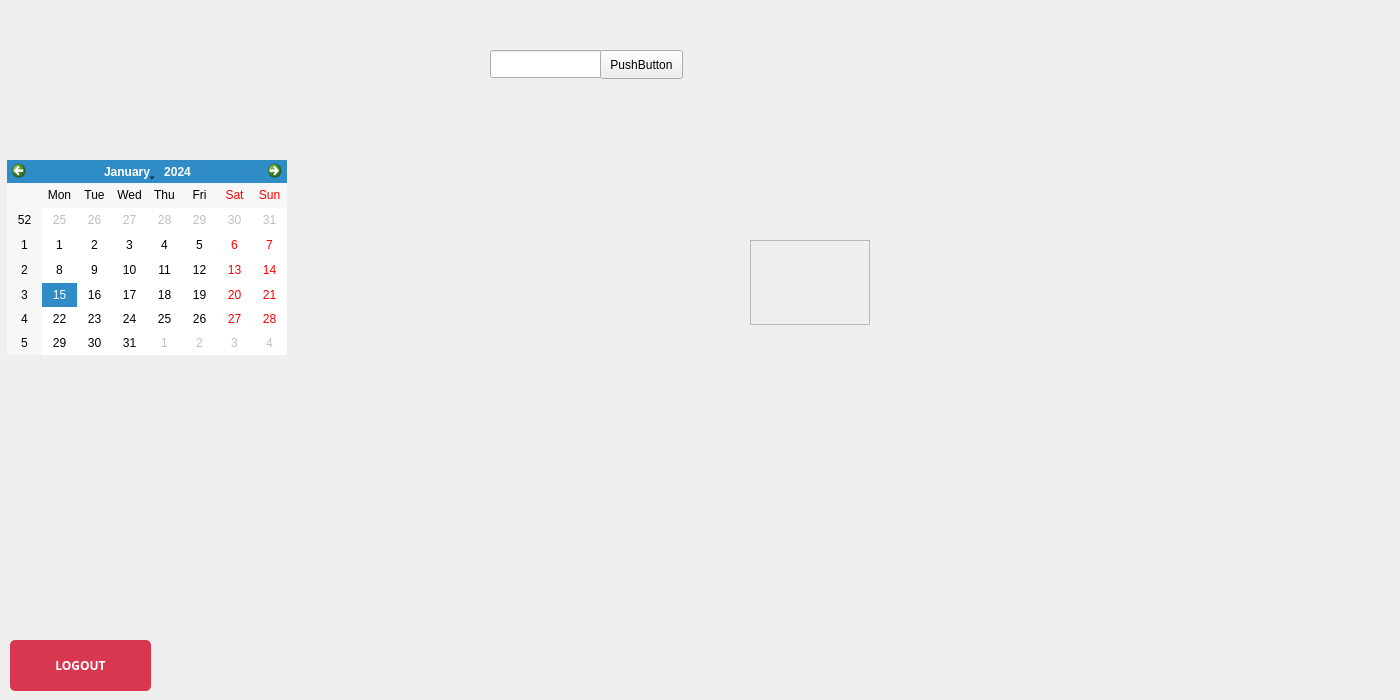
<?xml version="1.0" encoding="UTF-8"?>
<ui version="4.0">
 <class>clientWindow</class>
 <widget class="QMainWindow" name="clientWindow">
  <property name="geometry">
   <rect>
    <x>0</x>
    <y>0</y>
    <width>1400</width>
    <height>700</height>
   </rect>
  </property>
  <property name="windowTitle">
   <string>MTATravel</string>
  </property>
  <widget class="QWidget" name="centralwidget">
   <property name="styleSheet">
    <string notr="true">#centralwidget{
	background-image: url(:/images/assets/clientMAIN.png);
background-repeat: no-repeat;
background-position: center;
}</string>
   </property>
   <widget class="QFrame" name="frame">
    <property name="geometry">
     <rect>
      <x>40</x>
      <y>380</y>
      <width>221</width>
      <height>161</height>
     </rect>
    </property>
    <property name="styleSheet">
     <string notr="true">background-image: url(:/images/assets/LOGO.png);
background-repeat: no-repeat;
background-position: center;
background-color: transparent;
border: none;
</string>
    </property>
    <property name="frameShape">
     <enum>QFrame::Shape::StyledPanel</enum>
    </property>
    <property name="frameShadow">
     <enum>QFrame::Shadow::Raised</enum>
    </property>
   </widget>
   <widget class="QLabel" name="label">
    <property name="geometry">
     <rect>
      <x>0</x>
      <y>10</y>
      <width>301</width>
      <height>61</height>
     </rect>
    </property>
    <property name="font">
     <font>
      <family>8514oem</family>
      <pointsize>12</pointsize>
      <bold>true</bold>
     </font>
    </property>
    <property name="text">
     <string/>
    </property>
   </widget>
   <widget class="QPushButton" name="logout">
    <property name="geometry">
     <rect>
      <x>10</x>
      <y>640</y>
      <width>141</width>
      <height>51</height>
     </rect>
    </property>
    <property name="font">
     <font>
      <family>8514oem</family>
      <pointsize>-1</pointsize>
      <bold>true</bold>
     </font>
    </property>
    <property name="styleSheet">
     <string notr="true">QPushButton {
    background-color: #d9364f;
    color: white;
    font-weight: bold;
    border: none;
    border-radius: 5px;
    padding: 8px 16px;
    font-size: 12px;
}
QPushButton:hover {
    background-color: #e83e56;
}
QPushButton:pressed {
    background-color: #c12e43;
}
</string>
    </property>
    <property name="text">
     <string>LOGOUT</string>
    </property>
   </widget>
   <widget class="QCalendarWidget" name="calendarWidget">
    <property name="geometry">
     <rect>
      <x>7</x>
      <y>160</y>
      <width>280</width>
      <height>195</height>
     </rect>
    </property>
   </widget>
   <widget class="QLineEdit" name="searchBar">
    <property name="geometry">
     <rect>
      <x>490</x>
      <y>50</y>
      <width>113</width>
      <height>28</height>
     </rect>
    </property>
   </widget>
   <widget class="QPushButton" name="searchButton">
    <property name="geometry">
     <rect>
      <x>600</x>
      <y>50</y>
      <width>83</width>
      <height>29</height>
     </rect>
    </property>
    <property name="text">
     <string>PushButton</string>
    </property>
   </widget>
   <widget class="QScrollArea" name="scrollArea">
    <property name="geometry">
     <rect>
      <x>750</x>
      <y>240</y>
      <width>120</width>
      <height>85</height>
     </rect>
    </property>
    <property name="widgetResizable">
     <bool>true</bool>
    </property>
    <widget class="QWidget" name="scrollAreaWidgetContents">
     <property name="geometry">
      <rect>
       <x>0</x>
       <y>0</y>
       <width>118</width>
       <height>83</height>
      </rect>
     </property>
    </widget>
   </widget>
  </widget>
 </widget>
 <resources/>
 <connections/>
</ui>
